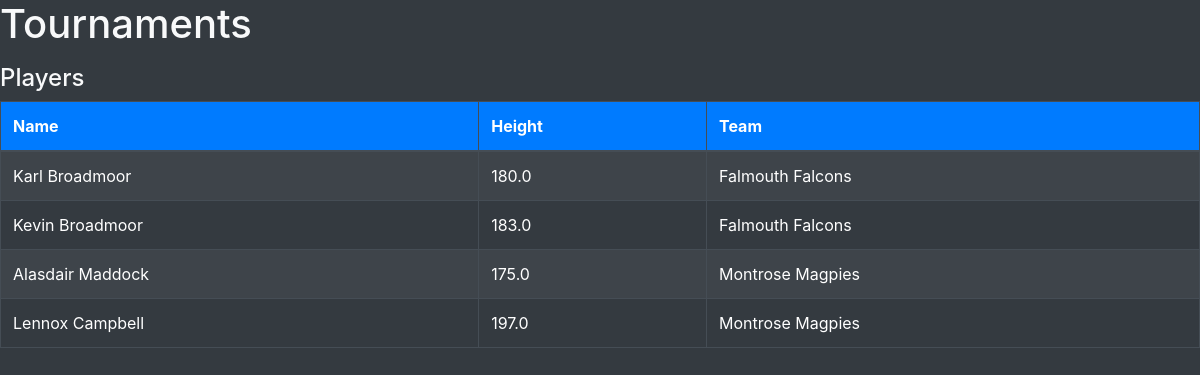
/tournaments/, run on the app's committed database.
### tournament/models.py (models this page shows)
class Player(models.Model):
    height = models.FloatField()
    name = models.CharField(max_length=64)
    team = models.ForeignKey(Team, on_delete=models.CASCADE)

class Team(models.Model):
    name = models.CharField(max_length=64)

### tournament/views.py (the view)
# urls.py: path('tournaments/', TournamentViews.as_view())
class TournamentViews(View):
    def get(self, request, *args, **kwargs):
        players = Player.objects.all
        return render(request, 'tournament/tournament.html', context={'players': players})

### tournament/templates/tournament/tournament.html (shortened to what this page needs)
<!DOCTYPE html>
<html lang="en">
<head>
    <link rel="stylesheet" href="https://stackpath.bootstrapcdn.com/bootstrap/4.5.2/css/bootstrap.min.css">
</head>
<body class="bg-dark text-light">
    <h1>Tournaments</h1>
    <h4>Players</h4>
    <table class="table table-dark table-striped table-bordered">
        <thead class="thead bg-primary">
            <tr><th scope="col">Name</th><th scope="col">Height</th><th scope="col">Team</th></tr>
        </thead>
        {% for player in players %}
        <tr>
            <td scope="row">{{ player.name }}</td>
            <td scope="row">{{ player.height }}</td>
            <td scope="row">{{ player.team.name }}</td>
        </tr>
        {% endfor %}
    </table>
</body>
</html>

### data on the page
Player: name "Karl Broadmoor", height "180.0", team.name "Falmouth Falcons"
Player: name "Kevin Broadmoor", height "183.0", team.name "Falmouth Falcons"
Player: name "Alasdair Maddock", height "175.0", team.name "Montrose Magpies"
Player: name "Lennox Campbell", height "197.0", team.name "Montrose Magpies"
